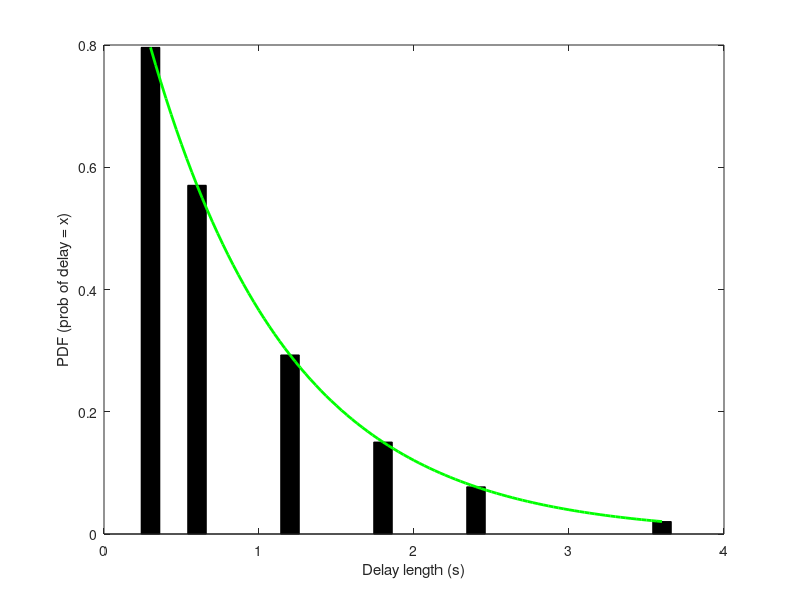

MATLAB code for this plot:
weight = [0.7961, 0.5705, 0.2929, 0.1504, 0.0772, 0.0204];
times = [0.3,0.6,1.2,1.8,2.4,3.6];
bar(times,weight,0.4,"grouped",'black')
x = linspace(0.3,3.6);
y = exppdf(x,0.9);
hold on; 
plot(x,y,'LineWidth',2,'Color','green')
xlabel('Delay length (s)')
ylabel('PDF (prob of delay = x)')